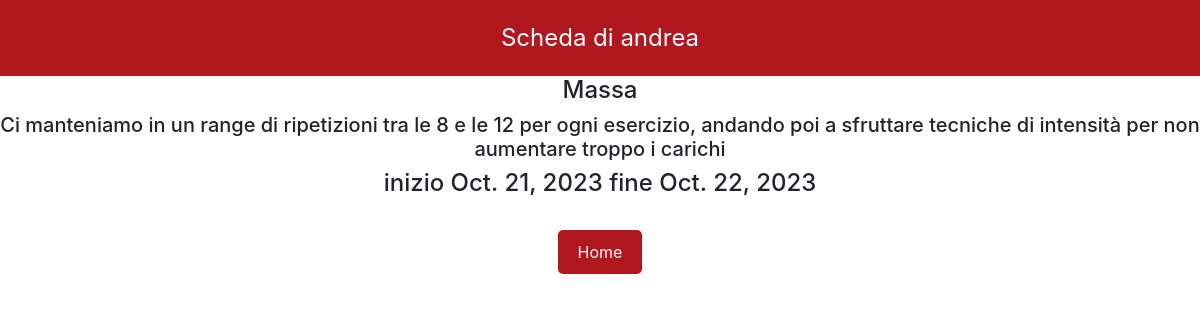
Page /workout/mostra_scheda/5/ on the earlier database version.
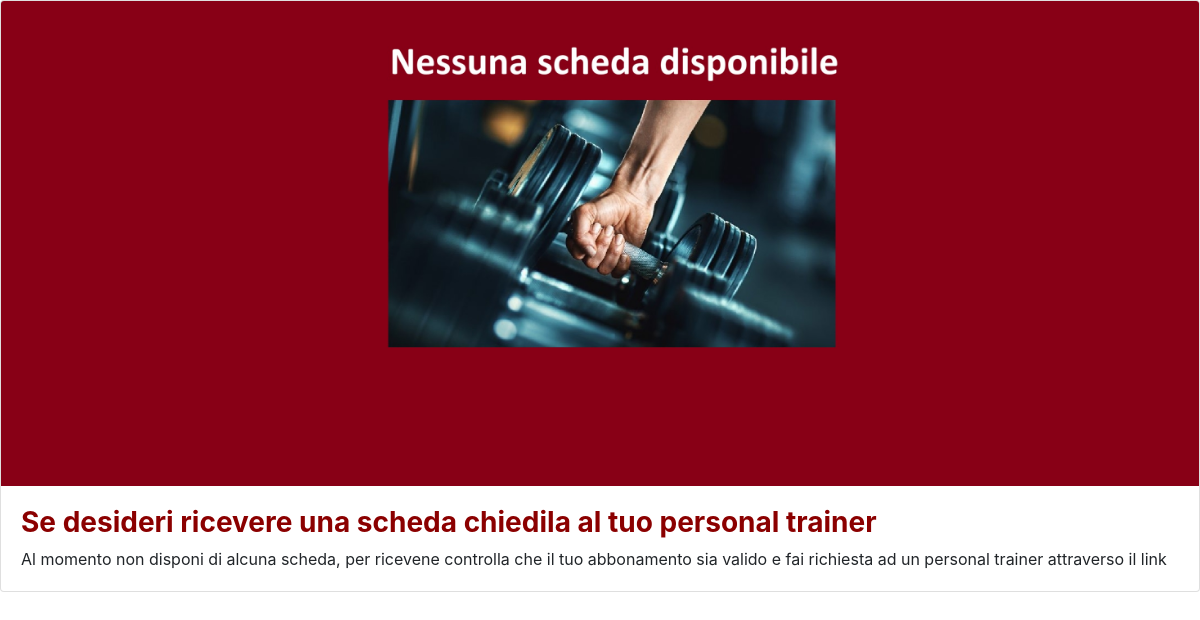
Same page on the later database version.
### Users/models.py (models this page shows)
class MyUser(AbstractUser):
    sesso = models.CharField(max_length=10, choices=SESSO)
    peso = models.FloatField(blank=True, null=True)
    altezza = models.FloatField(blank=True, null=True)
    tipo_abbonamento = models.IntegerField(default=1)
    fine_abbonamento = models.DateField(blank=True, null=True)
    immagine_profilo = models.ImageField(upload_to="fotouser/", blank=True)
    obiettivo = models.CharField(max_length=400, blank=True, null=True)

### Workout/models.py (models this page shows, shortened)
class Scheda(models.Model):
    my_user = models.ForeignKey('Users.MyUser', on_delete=models.CASCADE, db_column='my_user_id')
    tipologia = models.CharField(max_length=20)
    descrizione = models.CharField(max_length=250)
    data_inizio = models.DateField(null=True, blank=True)
    data_fine = models.DateField(null=True, blank=True)
    class Meta:
        verbose_name_plural = "Schede"

### Workout/views.py (the view)
# urls.py: path('mostra_scheda/<int:user_pk>/', SchedaDetailView.as_view(), name="mostra_scheda_user"),
class SchedaDetailView(DetailView):
    model = Scheda
    template_name = "Workout/mostraschedautente.html"
    context_object_name = "scheda"
    def get_user(self):
        user = MyUser.objects.get(pk=self.kwargs.get('user_pk'))
        return user
    def get_object(self, queryset=None):
        try:
            user = self.get_user()
            scheda = Scheda.objects.filter(my_user=user).latest('pk')
            return scheda
        except Scheda.DoesNotExist:
            print("la scheda non esiste")
    def get_context_data(self, **kwargs):
        context = super().get_context_data(**kwargs)
        dett = []
        giorni_scheda = GiornoScheda.objects.filter(Scheda=self.get_object())
        for giorno_scheda in giorni_scheda:
            dettagli = DettaglioEsercizioGiorno.objects.filter(giorno=giorno_scheda)
            dett.extend(dettagli)
        context['my_user'] = self.get_user()
        context['giorni_scheda'] = giorni_scheda
        context['dettagli'] = dett
        context['scheda'] = self.get_object()
        return context

### Workout/templates/Workout/mostraschedautente.html (shortened to what this page needs)
{% extends 'base.html' %}
{% load static %}
{% block content %}
    {% if scheda %}
        <div class="text_red">Scheda di {{my_user.username}}</div>
        <div style="text-align: center;">
            <h4> {{scheda.tipologia}} </h4>
            <h5> {{scheda.descrizione}} </h5>
            <h4> inizio {{scheda.data_inizio}} fine {{scheda.data_fine}}</h4>
        </div>
        <br>
        <div class="div-pulsanti">
            <a href="{% url 'home_login' %}" class="pulsante-rosso button">Home </a>
        </div>
    {% else %}
        <div class="404Scheda">
            <div class="card mb-3">
                <img src="{% static 'imgs/404_scheda.jpg' %}" class="card-img-top">
                <div class="card-body">
                    {% if "pt" in user.groups.all.1.name %}
                        <div style="text-align: center;">
                            <p> L'utente {{ my_user.username }}, non possiede ancora una scheda, creane una</p>
                            <form method="POST" action="{% url 'Workout:crea_scheda' my_user.pk %}">
                                {% csrf_token %}
                                <button class="pulsante-rosso" type="submit">Crea scheda</button>
                            </form>
                        </div>
                    {% else %}
                        <h3> <span style="color:#8B0000;"> <strong>Se desideri ricevere una scheda chiedila al tuo personal trainer </strong> </span></h3>
                        <p class="card-text">Al momento non disponi di alcuna scheda, per ricevene controlla che il tuo abbonamento sia valido e fai richiesta ad un personal trainer attraverso il link <a href="#"></a></p>
                     {% endif %}
                </div>
            </div>
        </div>
    {% endif %}
{% endblock %}

### templates/base.html (shortened to what this page needs)
<!DOCTYPE html>
<html lang="en">
<head>
    {% load static %}
    <link rel="stylesheet" href="https://cdn.jsdelivr.net/npm/bootstrap@4.6.2/dist/css/bootstrap.min.css">
    <link rel="stylesheet" type="text/css" href="/static/style/style.css">
</head>
<body>
    {% block content %}
    {% endblock %}
</body>
</html>

Differences in the rows shown:
no longer on this page (row unchanged): MyUser: username "andrea"
removed Scheda: tipologia "Massa", descrizione "Ci manteniamo in un range di ripetizioni tra le 8 e le 12 per ogni esercizio, andando poi a sfruttare tecniche di intensità per non aumentare troppo i carichi", data_inizio "Oct. 21, 2023", data_fine "Oct. 22, 2023"
Other differences:
text no longer shown: "Scheda di inizio fine Home"
text now shown: "Se desideri ricevere una scheda chiedila al tuo personal trainer Al momento non disponi di alcuna scheda, per ricevene controlla che il tuo abbonamento sia valido e fai richiesta ad un personal trainer attraverso il link"
